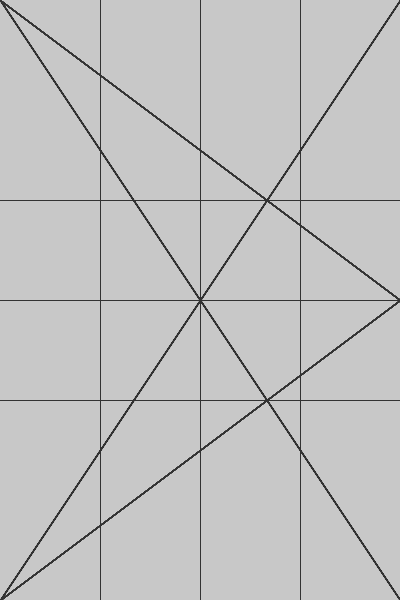
Frame 1 (no input)
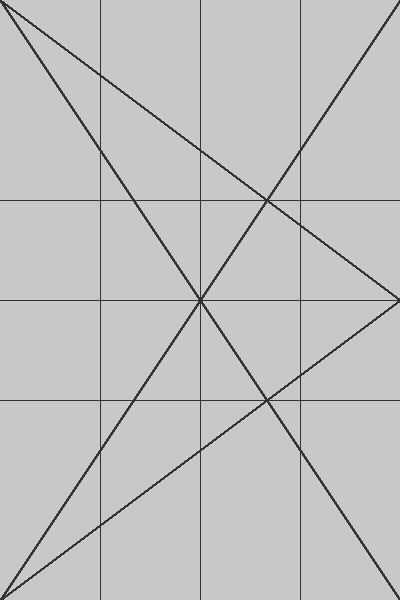
Frame 60 (the mouse pressed at the canvas centre just before this capture)
Frame 120 (the mouse held since frame 60 and released just before this capture): identical to frame 60, image omitted

The Processing sketch that drew these frames (run headless with seeded random() and noise(); from frame 60 on, the mouse is pressed at the canvas centre):

// Processing sketch: processing_38378
// ── processing_38378.pde

//Jake Coltrane
//The goal of this code was to replicate the first year 4:6 notecard composition style
//The 2 spanning black elements create the ground condition and do not change
//The 2 black figures are added and subtracted to on a modular basis
//The yellow trace elements interacts with the ground condition surrounding the figures


void setup() {
  size(400,600);
  background(200);
}

void draw() {

 for (int x=100; x<width; x+=100) {
    for (int y=50; y<height; y+=50) {
      strokeWeight (1);
      stroke(50);
      line(0, 600, 400, 0);
      line(0, 0, 400, 600);
      line(0, 0, 400, 300);
      line(0, 600, 400, 300);
      line(x, 0, x, height);
      line(0, y*4, width, y*4);
      line(0, y*6, width, y*6);
    }
  }
}

void mousePressed() {
  background(200);
  
  //tartan grid
 
  
  for (int x=25; x<width; x+=100) {
    for (int y=25; y<height; y+=50) {
      strokeWeight (.25);
      stroke(0);
      line(x, 0, x, height);
    }
  }
  
  //black paper
  
  for (int x=50; x<width; x+=100) {
    for (int y=50; y<height; y+=50) {
      noStroke();
      fill(0, random(100));
      rect(100, 200, x/3.5, y/5.5);
    }
  }
  
  //black paper 2
  
  for (int x=50; x<width; x+=200) {
    for (int y=50; y<height; y+=100) {
      noStroke();
      fill(0, random(255));
      rect(100, 400, x/1.11, y/4.5);
    }
  }
  
  //black paper 3
  
  for (int x=25; x<width; x+=100) {
    for (int y=50; y<height; y+=100) {
      noStroke();
      fill(0, random(255));
      rect(25, 40, 300, y/16);
    }
  }
  
  //black paper 4
  
  for (int x=25; x<width; x+=100) {
    for (int y=25; y<height; y+=100) {
      noStroke();
      fill(0, random(255));
      rect(25, 40, x/16, 485);
    }
  }
  
  //yellow trace 1
  
  for (float recta=100; recta<300; recta+=random(100,300)) {
    for (float rectb=100; rectb<300; rectb+=random(100,600)) {
      noStroke();
      fill(250, 250, 210, random(100));
      rect(100, 300, recta, rectb);
    }
  }
  
  //yellow trace 2
  
  for (float rectc=125; rectc<600; rectc+=random(300,600)) {
    for (float rectd=100; rectd<600; rectd+=random(100,600)) {
      noStroke();
      fill(250, 250, 210, random(100));
      rect(200, 100, rectc, rectd);
    }
  }
}
